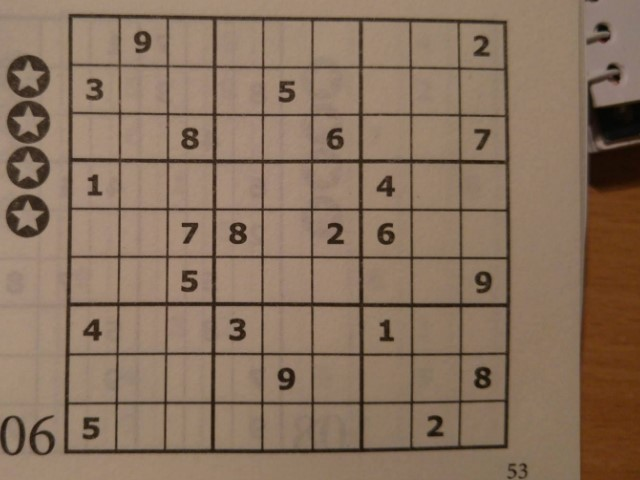
#> input picture slike/test_1.jpg, 640 x 480 px
$ python -i fun_slike.py   (imports and definitions only)   (older library calls are emulated)
#> lines starting #> are read from the running program, lines starting #| are printed output that depends on the picture; after the words box and inside, x2 and y2 are one past the last pixel; in counts of white or black regions, pixels touching at a corner belong together
import cv2
import numpy as np
from PIL import Image
from PIL import ImageFont
from PIL import ImageDraw


# [4 lines left out: function prikaziSliku, not called in this run]


def ucitajSliku(putanja):
#> called with putanja = 'slike/test_1.jpg'
    img = cv2.imread(putanja)   #ucita sliku sa prosledjene putanje
#> img is the input picture: shape (480, 640, 3); mean B, G, R 94, 113.9, 136.9
    # bluruje sliku - bude onako smooth mutna
    img = cv2.GaussianBlur(img, (5, 5), 0)
    # menja RGB u BGR i postaje crno-bela slika
    gray = cv2.cvtColor(img, cv2.COLOR_BGR2GRAY)
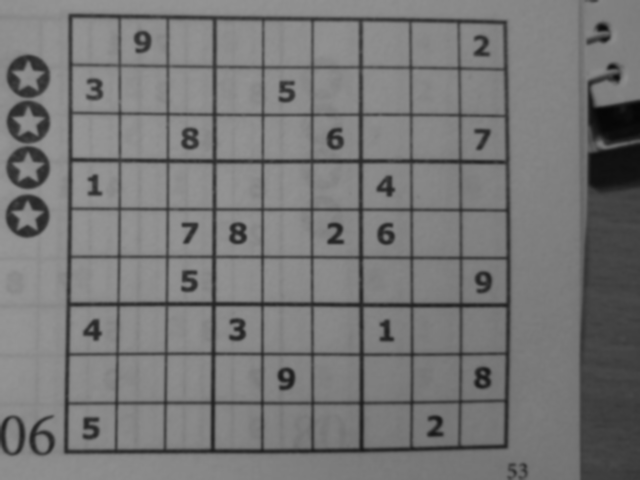
#> gray: shape (480, 640); min 5, max 151, mean 118.5
    # kreira masku - niz koji je dimenzija crno bele slike
    mask = np.zeros((gray.shape), np.uint8)
    # pretstavlja elipse na osnovu kojih se detektuju oblasti
    kernel1 = cv2.getStructuringElement(cv2.MORPH_ELLIPSE, (11, 11))
    # detektuje one "izrazenije" oblasti koje su se odredile na osnovu kernela
    # i uklanja sumove
    close = cv2.morphologyEx(gray, cv2.MORPH_CLOSE, kernel1)
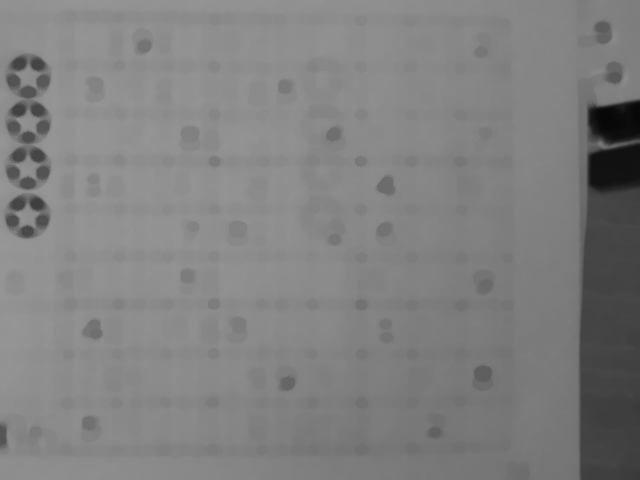
#> close: shape (480, 640); min 7, max 151, mean 128
    # slika postaje crno bela bez nijansi sive
    div = np.float32(gray) / (close)
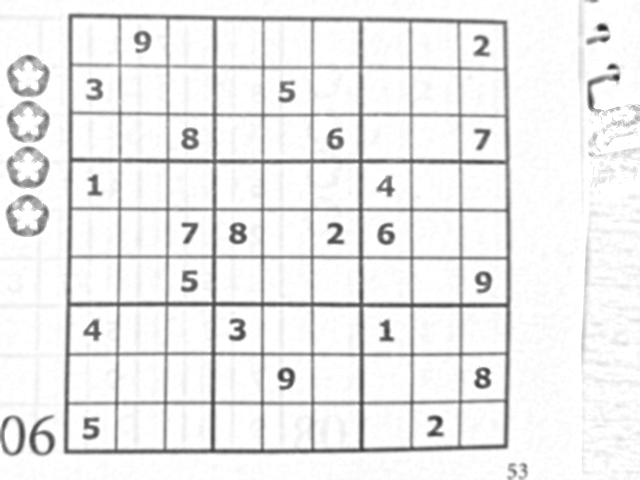
#> div: shape (480, 640) float32; min 0.128, max 1, mean 0.925
    res = np.uint8(cv2.normalize(div, div, 0, 255, cv2.NORM_MINMAX))
    # treba jos obraditi sliku pa vracamo i res i res2, zato vracamo res2 a res jos obradjujemo
    res2 = cv2.cvtColor(res, cv2.COLOR_GRAY2BGR)
    resNovi = izolujMatricu(res, mask)

    return resNovi,res2

def izolujMatricu(res, mask):
    # konvertuje sve u crno belo za lakse izolovanje
    # brojevi 0,1,201 i 2 su eksperimentalno dobijeni
    thresh = cv2.adaptiveThreshold(res, 255, 0, 1, 201, 2)
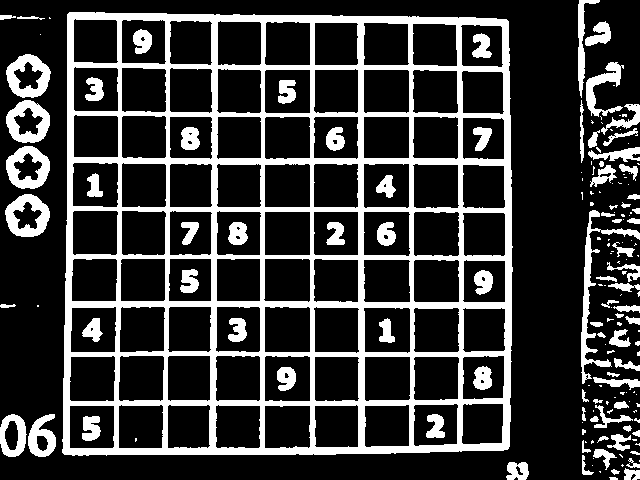
#> thresh: shape (480, 640); 22.4% white; 168 white regions (83 under 20 px)
    # pronalazi sve konture u obliku cetvorougla
    # smesta u pomenljivu contours, a ove prazne promenljive
    # su tu zato sto funkcija fintContours mora da ima 3 izlaza
    # i smesta u srednju promenljivu
    _, contours, _ = cv2.findContours(thresh, cv2.RETR_EXTERNAL, cv2.CHAIN_APPROX_SIMPLE)
#> contours = 145 contours, 90 with area under 20; largest, box (x1, y1, x2, y2) and area: (62, 12, 513, 456) 194660, (5, 194, 50, 237) 1420, (6, 54, 51, 98) 1418, (6, 146, 50, 189) 1402, (6, 100, 50, 143) 1392

    # pretpostavka : najveci kvadrat na slici pretstavlja sudoku matricu
    max_area = 0
    best_cnt = None
    for cnt in contours:
        # pretrazuje i gleda svaku konturu posebno
        area = cv2.contourArea(cnt)
        # pretpostavka da ce matrica da zauzima veci deo slike
        if area > 1000:
            if area > max_area:
                max_area = area
                best_cnt = cnt
#> this loop made 145 passes
#> (area, max_area) on passes 96, 102, 144: (1126.5, 1126.5), (1419.5, 1419.5), (194660, 194660)
#> area on passes 3, 4, 7, 9, 11, 14: 21, 110, 305.5, 37.5, 54.5, 154.5
#> after the loop, best_cnt = contour of 165 points, box (x1, y1, x2, y2) (62, 12, 513, 456), area 194660; max_area = 194660

    # crta konture : na masku(crnu pozadinu) stavlja najveci kvadrat koji je preuzet
    # prvi parametar je izvorna slika, drugi parametar pretstavlja konture koje se iscrtavaju
    # treci je index konture (posto imamo samo jednu, prosledjuje se 0 (da zelimo iscrtati sve konture
    #   stavi se -1)
    # ovo ostalo treba da su za boje i to, ne radi kad se unese nesto drugo od 255 i -1
    cv2.drawContours(mask, [best_cnt], 0, 255, -1)
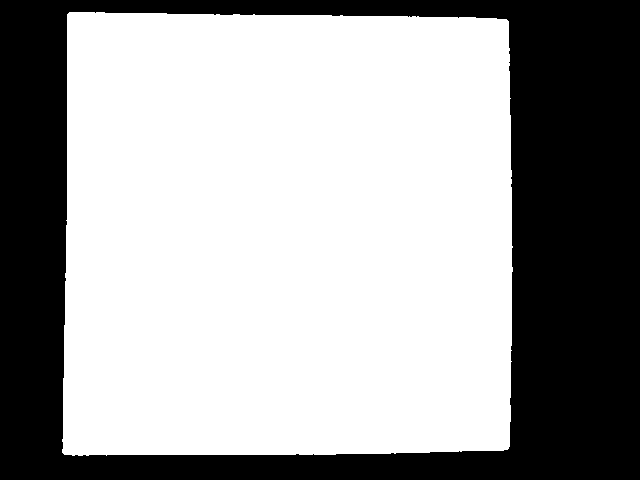
#> mask: shape (480, 640); 63.7% white; 1 black region, box (x1, y1, x2, y2) and area: (0, 0, 640, 480) 111663

    # u masci se nalazi beli cetvorougao koji je dimenzija sudoku matrice
    # potrebno je samo jos sa AND operacijom da se puste res i mask i kao rezultat
    #   se izbacuje izdvojena sudoku matrica sa slike na crnoj pozadini
    res = cv2.bitwise_and(res, mask)
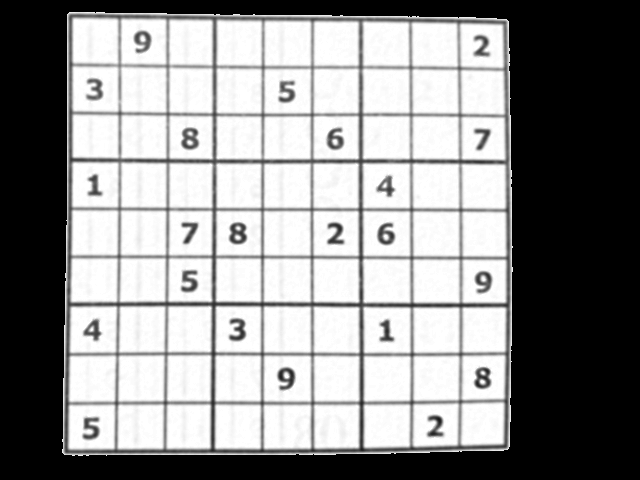
#> res: shape (480, 640); min 0, max 255, mean 143.2
    return  res


# [112 lines left out: functions detekcijaHorizontalnihLinija, detekcijaVertikalnihLinija, dodajKoordinatePreseka, setuj_i_sortiraj, kreirajMatricu, razbiSlikuNaKvadrate and 1 more, not called in this run]

>>> result = ucitajSliku('slike/test_1.jpg')

$ run again, on slike/test_10.jpg
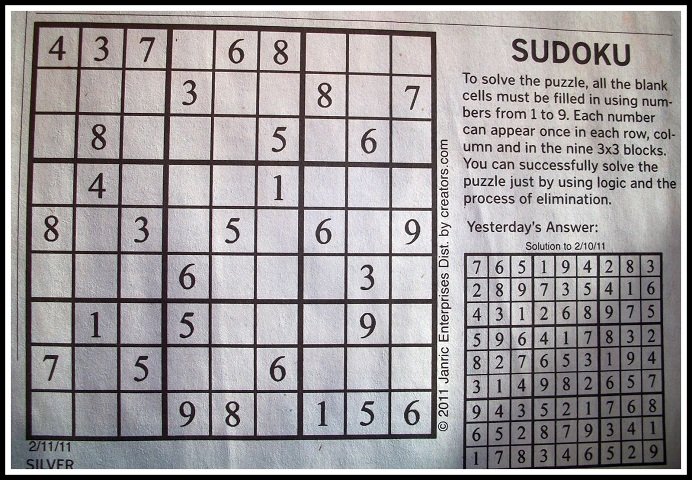
#> input picture slike/test_10.jpg, 692 x 480 px
#> in ucitajSliku, img is the input picture: shape (480, 692, 3); mean B, G, R 155.3, 153.6, 157.7
#> in izolujMatricu, `thresh = cv2.adaptiveThreshold(res, 255, 0, 1, 201, 2)`:
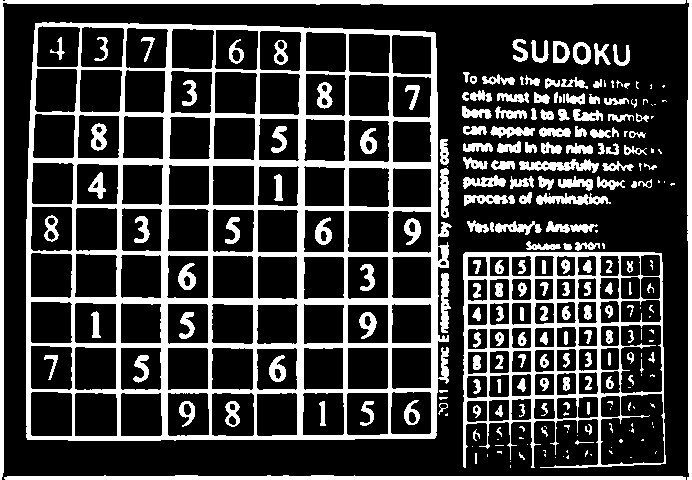
#> thresh: shape (480, 692); 24.4% white; 254 white regions (78 under 20 px)
#> contours = 136 contours, 59 with area under 20; largest, box (x1, y1, x2, y2) and area: (26, 22, 452, 441) 169412, (463, 252, 666, 468) 36758, (0, 0, 686, 480) 3687, (4, 475, 686, 480) 2096, (687, 0, 692, 480) 1571
#> the loop in izolujMatricu, `for cnt in contours:` made 136 passes
#> (area, max_area) on passes 1, 36, 134: (2096.5, 2096.5), (36757.5, 36757.5), (169412, 169412)
#> after the loop in izolujMatricu, `for cnt in contours:`: best_cnt = contour of 236 points, box (x1, y1, x2, y2) (26, 22, 452, 441), area 169412; max_area = 169412
#> mask: shape (480, 692); 51.3% white; 1 black region, box (x1, y1, x2, y2) and area: (0, 0, 692, 480) 161830
#> in izolujMatricu, `res = cv2.bitwise_and(res, mask)`:
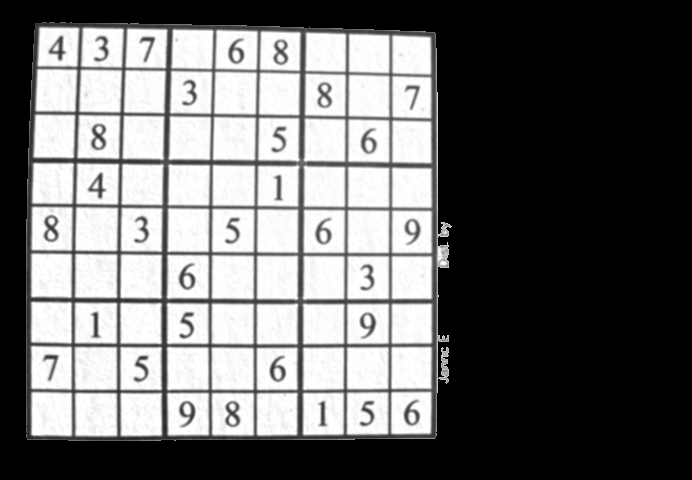
#> res: shape (480, 692); min 0, max 255, mean 109.1

$ run again, on slike/test_11.jpg
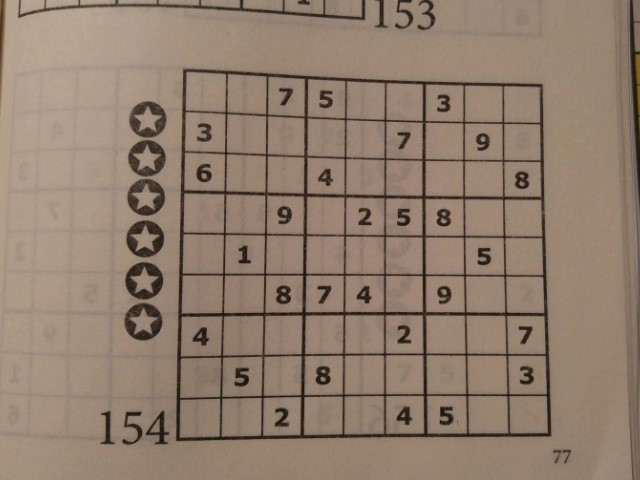
#> input picture slike/test_11.jpg, 640 x 480 px
#> in ucitajSliku, img is the input picture: shape (480, 640, 3); mean B, G, R 109.9, 126.2, 145.7
#> in izolujMatricu, `thresh = cv2.adaptiveThreshold(res, 255, 0, 1, 201, 2)`:
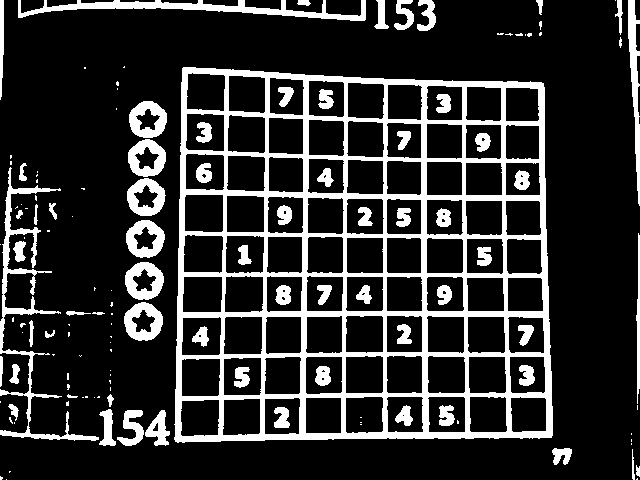
#> thresh: shape (480, 640); 18.7% white; 135 white regions (68 under 20 px)
#> contours = 103 contours, 67 with area under 20; largest, box (x1, y1, x2, y2) and area: (174, 67, 553, 443) 133640, (0, 167, 99, 441) 2150, (18, 0, 366, 21) 2012, (124, 302, 163, 341) 1116, (125, 262, 164, 300) 1106
#> the loop in izolujMatricu, `for cnt in contours:` made 103 passes
#> (area, max_area) on passes 50, 74, 83: (1116.5, 1116.5), (2150, 2150), (133640, 133640)
#> after the loop in izolujMatricu, `for cnt in contours:`: best_cnt = contour of 172 points, box (x1, y1, x2, y2) (174, 67, 553, 443), area 133640; max_area = 133640
#> mask: shape (480, 640); 43.7% white; 1 white region, box (x1, y1, x2, y2) and area: (174, 67, 553, 443) 134373
#> in izolujMatricu, `res = cv2.bitwise_and(res, mask)`:
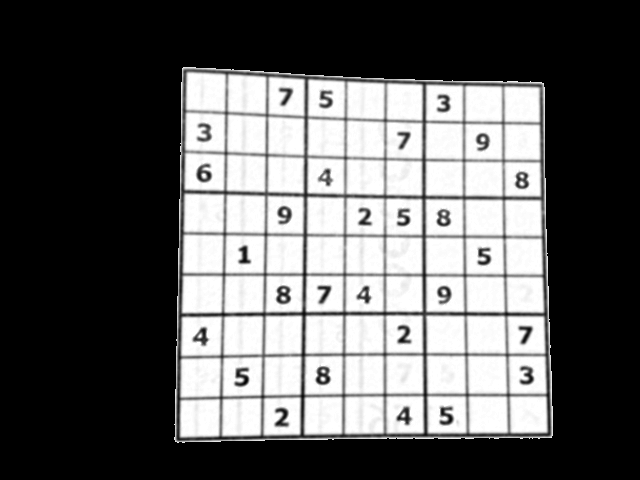
#> res: shape (480, 640); min 0, max 255, mean 95.2
